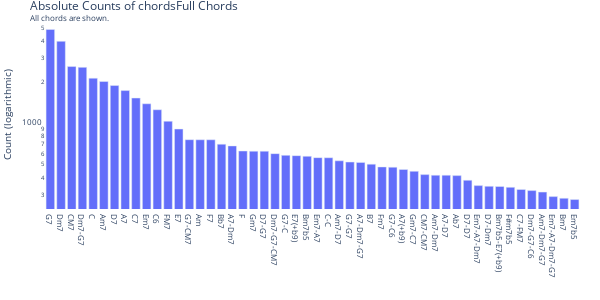

This figure's notebook cell:
### Code cell
plot_distribution(df_chords)

### Figure 1 — Plotly figure (JSON) as saved in the notebook; plotly's stock layout.template omitted (floating-point values rounded to 4 significant figures)
{"data": [{"alignmentgroup": "True", "hovertemplate": "chord=%{x}<br>count=%{y}<extra></extra>", "legendgroup": "", "marker": {"color": "#636efa", "pattern": {"shape": ""}}, "name": "", "offsetgroup": "", "orientation": "v", "showlegend": false, "textposition": "auto", "x": ["G7", "Dm7", "CM7", "Dm7-G7", "C", "Am7", "D7", "A7", "C7", "Em7", "C6", "FM7", "E7", "G7-CM7", "Am", "F7", "Bb7", "A7-Dm7", "F", "Gm7", "D7-G7", "Dm7-G7-CM7", "G7-C", "E7(+b9)", "Bm7b5", "Em7-A7", "C-C", "Am7-D7", "G7-G7", "A7-Dm7-G7", "B7", "Fm7", "G7-C6", "A7(+b9)", "Gm7-C7", "CM7-CM7", "Am7-Dm7", "A7-D7", "Ab7", "D7-D7", "Em7-A7-Dm7", "D7-Dm7", "Bm7b5-E7(+b9)", "F#m7b5", "C7-FM7", "Dm7-G7-C6", "Am7-Dm7-G7", "Em7-A7-Dm7-G7", "Bm7", "Em7b5"], "xaxis": "x", "y": [4838, 3960, 2590, 2555, 2129, 2013, 1881, 1729, 1525, 1384, 1252, 1032, 905, 756, 755, 755, 701, 681, 625, 623, 623, 598, 581, 578, 572, 559, 558, 530, 519, 516, 501, 478, 476, 458, 444, 420, 416, 416, 413, 382, 349, 345, 344, 339, 327, 321, 313, 290, 282, 276], "yaxis": "y", "type": "bar"}], "layout": {"xaxis": {"anchor": "y", "domain": [0.0, 1.0], "title": {"text": ""}, "categoryorder": "total descending"}, "yaxis": {"anchor": "x", "domain": [0.0, 1.0], "title": {"text": "Count (logarithmic)"}, "type": "log"}, "legend": {"tracegroupgap": 0}, "margin": {"t": 20, "l": 0, "r": 20, "b": 20}, "barmode": "stack", "height": 300, "width": 600, "title": {"font": {"size": 12}, "text": "Absolute Counts of chordsFull Chords<br><sup>All chords are shown.</sup>"}, "font": {"size": 8}, "plot_bgcolor": "white"}}
